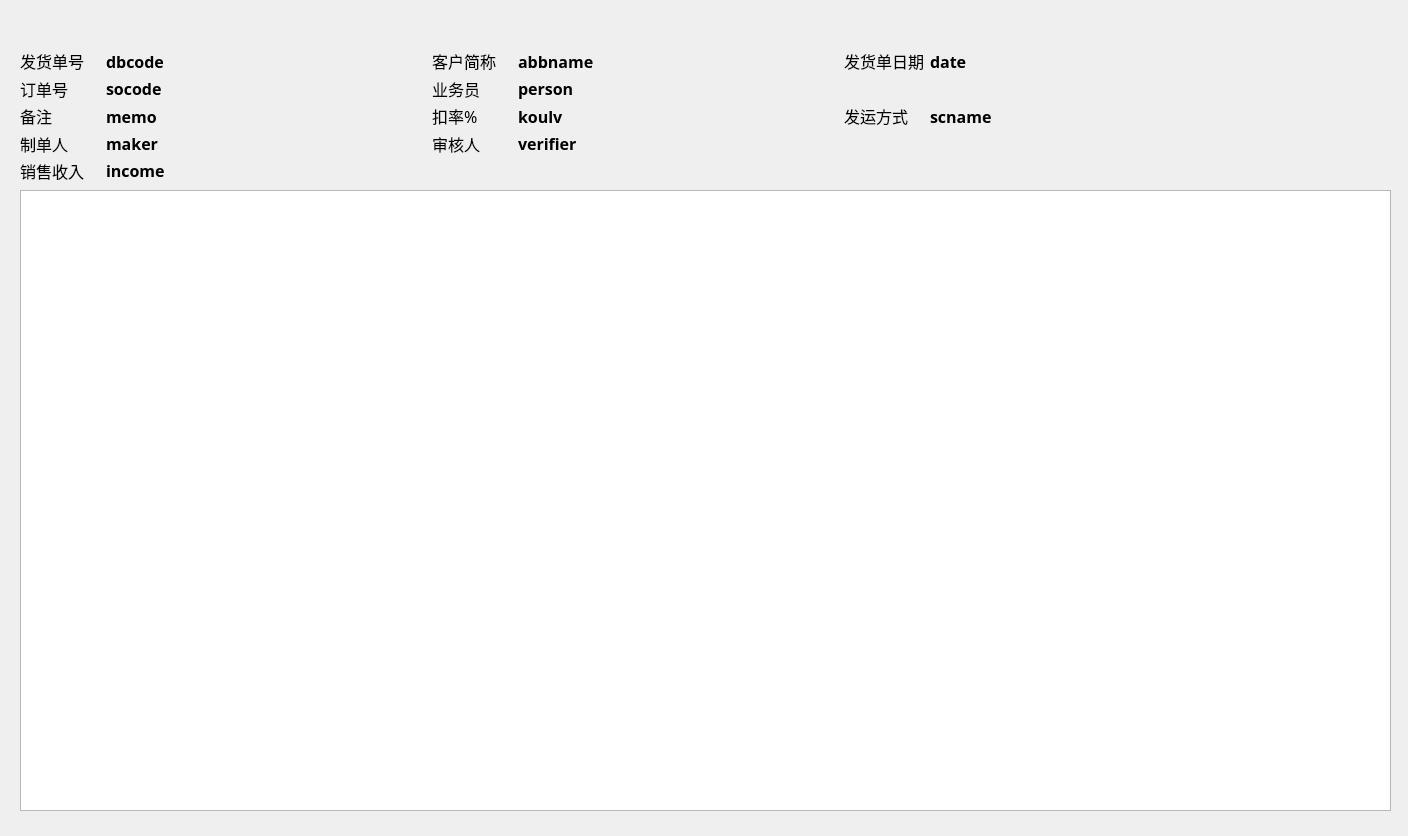
<?xml version="1.0" encoding="UTF-8"?>
<ui version="4.0">
 <class>Sales_DB_Detail</class>
 <widget class="QWidget" name="Sales_DB_Detail">
  <property name="geometry">
   <rect>
    <x>0</x>
    <y>0</y>
    <width>1408</width>
    <height>836</height>
   </rect>
  </property>
  <property name="windowTitle">
   <string>Form</string>
  </property>
  <widget class="QWidget" name="layoutWidget">
   <property name="geometry">
    <rect>
     <x>20</x>
     <y>50</y>
     <width>1232</width>
     <height>131</height>
    </rect>
   </property>
   <layout class="QGridLayout" name="gridLayout">
    <item row="0" column="0">
     <widget class="QLabel" name="label">
      <property name="minimumSize">
       <size>
        <width>80</width>
        <height>0</height>
       </size>
      </property>
      <property name="maximumSize">
       <size>
        <width>80</width>
        <height>16777215</height>
       </size>
      </property>
      <property name="font">
       <font>
        <family>宋体</family>
        <pointsize>12</pointsize>
       </font>
      </property>
      <property name="text">
       <string>发货单号</string>
      </property>
     </widget>
    </item>
    <item row="0" column="1">
     <widget class="QLabel" name="label_dbcode">
      <property name="minimumSize">
       <size>
        <width>320</width>
        <height>0</height>
       </size>
      </property>
      <property name="maximumSize">
       <size>
        <width>320</width>
        <height>16777215</height>
       </size>
      </property>
      <property name="palette">
       <palette>
        <active>
         <colorrole role="WindowText">
          <brush brushstyle="SolidPattern">
           <color alpha="255">
            <red>0</red>
            <green>0</green>
            <blue>0</blue>
           </color>
          </brush>
         </colorrole>
         <colorrole role="Text">
          <brush brushstyle="SolidPattern">
           <color alpha="255">
            <red>0</red>
            <green>0</green>
            <blue>0</blue>
           </color>
          </brush>
         </colorrole>
        </active>
        <inactive>
         <colorrole role="WindowText">
          <brush brushstyle="SolidPattern">
           <color alpha="255">
            <red>0</red>
            <green>0</green>
            <blue>0</blue>
           </color>
          </brush>
         </colorrole>
         <colorrole role="Text">
          <brush brushstyle="SolidPattern">
           <color alpha="255">
            <red>0</red>
            <green>0</green>
            <blue>0</blue>
           </color>
          </brush>
         </colorrole>
        </inactive>
        <disabled>
         <colorrole role="WindowText">
          <brush brushstyle="SolidPattern">
           <color alpha="255">
            <red>120</red>
            <green>120</green>
            <blue>120</blue>
           </color>
          </brush>
         </colorrole>
         <colorrole role="Text">
          <brush brushstyle="SolidPattern">
           <color alpha="255">
            <red>120</red>
            <green>120</green>
            <blue>120</blue>
           </color>
          </brush>
         </colorrole>
        </disabled>
       </palette>
      </property>
      <property name="font">
       <font>
        <family>宋体</family>
        <pointsize>12</pointsize>
        <weight>75</weight>
        <bold>true</bold>
       </font>
      </property>
      <property name="text">
       <string>dbcode</string>
      </property>
     </widget>
    </item>
    <item row="0" column="2">
     <widget class="QLabel" name="label_2">
      <property name="minimumSize">
       <size>
        <width>80</width>
        <height>0</height>
       </size>
      </property>
      <property name="maximumSize">
       <size>
        <width>80</width>
        <height>16777215</height>
       </size>
      </property>
      <property name="font">
       <font>
        <family>宋体</family>
        <pointsize>12</pointsize>
       </font>
      </property>
      <property name="text">
       <string>客户简称</string>
      </property>
     </widget>
    </item>
    <item row="0" column="3">
     <widget class="QLabel" name="label_soabbname">
      <property name="minimumSize">
       <size>
        <width>320</width>
        <height>0</height>
       </size>
      </property>
      <property name="maximumSize">
       <size>
        <width>320</width>
        <height>16777215</height>
       </size>
      </property>
      <property name="palette">
       <palette>
        <active>
         <colorrole role="WindowText">
          <brush brushstyle="SolidPattern">
           <color alpha="255">
            <red>0</red>
            <green>0</green>
            <blue>0</blue>
           </color>
          </brush>
         </colorrole>
        </active>
        <inactive>
         <colorrole role="WindowText">
          <brush brushstyle="SolidPattern">
           <color alpha="255">
            <red>0</red>
            <green>0</green>
            <blue>0</blue>
           </color>
          </brush>
         </colorrole>
        </inactive>
        <disabled>
         <colorrole role="WindowText">
          <brush brushstyle="SolidPattern">
           <color alpha="255">
            <red>120</red>
            <green>120</green>
            <blue>120</blue>
           </color>
          </brush>
         </colorrole>
        </disabled>
       </palette>
      </property>
      <property name="font">
       <font>
        <family>宋体</family>
        <pointsize>12</pointsize>
        <weight>75</weight>
        <bold>true</bold>
       </font>
      </property>
      <property name="text">
       <string>abbname</string>
      </property>
     </widget>
    </item>
    <item row="0" column="4">
     <widget class="QLabel" name="label_4">
      <property name="minimumSize">
       <size>
        <width>80</width>
        <height>0</height>
       </size>
      </property>
      <property name="maximumSize">
       <size>
        <width>80</width>
        <height>16777215</height>
       </size>
      </property>
      <property name="font">
       <font>
        <family>宋体</family>
        <pointsize>12</pointsize>
       </font>
      </property>
      <property name="text">
       <string>发货单日期</string>
      </property>
     </widget>
    </item>
    <item row="0" column="5">
     <widget class="QLabel" name="label_date">
      <property name="minimumSize">
       <size>
        <width>320</width>
        <height>0</height>
       </size>
      </property>
      <property name="maximumSize">
       <size>
        <width>320</width>
        <height>16777215</height>
       </size>
      </property>
      <property name="palette">
       <palette>
        <active>
         <colorrole role="WindowText">
          <brush brushstyle="SolidPattern">
           <color alpha="255">
            <red>0</red>
            <green>0</green>
            <blue>0</blue>
           </color>
          </brush>
         </colorrole>
        </active>
        <inactive>
         <colorrole role="WindowText">
          <brush brushstyle="SolidPattern">
           <color alpha="255">
            <red>0</red>
            <green>0</green>
            <blue>0</blue>
           </color>
          </brush>
         </colorrole>
        </inactive>
        <disabled>
         <colorrole role="WindowText">
          <brush brushstyle="SolidPattern">
           <color alpha="255">
            <red>120</red>
            <green>120</green>
            <blue>120</blue>
           </color>
          </brush>
         </colorrole>
        </disabled>
       </palette>
      </property>
      <property name="font">
       <font>
        <family>宋体</family>
        <pointsize>12</pointsize>
        <weight>75</weight>
        <bold>true</bold>
       </font>
      </property>
      <property name="text">
       <string>date</string>
      </property>
     </widget>
    </item>
    <item row="1" column="0">
     <widget class="QLabel" name="label_3">
      <property name="minimumSize">
       <size>
        <width>80</width>
        <height>0</height>
       </size>
      </property>
      <property name="maximumSize">
       <size>
        <width>80</width>
        <height>16777215</height>
       </size>
      </property>
      <property name="font">
       <font>
        <family>宋体</family>
        <pointsize>12</pointsize>
       </font>
      </property>
      <property name="text">
       <string>订单号</string>
      </property>
     </widget>
    </item>
    <item row="1" column="1">
     <widget class="QLabel" name="label_socode">
      <property name="minimumSize">
       <size>
        <width>320</width>
        <height>0</height>
       </size>
      </property>
      <property name="maximumSize">
       <size>
        <width>320</width>
        <height>16777215</height>
       </size>
      </property>
      <property name="palette">
       <palette>
        <active>
         <colorrole role="WindowText">
          <brush brushstyle="SolidPattern">
           <color alpha="255">
            <red>0</red>
            <green>0</green>
            <blue>0</blue>
           </color>
          </brush>
         </colorrole>
        </active>
        <inactive>
         <colorrole role="WindowText">
          <brush brushstyle="SolidPattern">
           <color alpha="255">
            <red>0</red>
            <green>0</green>
            <blue>0</blue>
           </color>
          </brush>
         </colorrole>
        </inactive>
        <disabled>
         <colorrole role="WindowText">
          <brush brushstyle="SolidPattern">
           <color alpha="255">
            <red>120</red>
            <green>120</green>
            <blue>120</blue>
           </color>
          </brush>
         </colorrole>
        </disabled>
       </palette>
      </property>
      <property name="font">
       <font>
        <family>宋体</family>
        <pointsize>12</pointsize>
        <weight>75</weight>
        <bold>true</bold>
       </font>
      </property>
      <property name="text">
       <string>socode</string>
      </property>
     </widget>
    </item>
    <item row="1" column="2">
     <widget class="QLabel" name="label_11">
      <property name="minimumSize">
       <size>
        <width>80</width>
        <height>0</height>
       </size>
      </property>
      <property name="maximumSize">
       <size>
        <width>80</width>
        <height>16777215</height>
       </size>
      </property>
      <property name="font">
       <font>
        <family>宋体</family>
        <pointsize>12</pointsize>
       </font>
      </property>
      <property name="text">
       <string>业务员</string>
      </property>
     </widget>
    </item>
    <item row="1" column="3">
     <widget class="QLabel" name="label_person">
      <property name="minimumSize">
       <size>
        <width>320</width>
        <height>0</height>
       </size>
      </property>
      <property name="maximumSize">
       <size>
        <width>320</width>
        <height>16777215</height>
       </size>
      </property>
      <property name="palette">
       <palette>
        <active>
         <colorrole role="WindowText">
          <brush brushstyle="SolidPattern">
           <color alpha="255">
            <red>0</red>
            <green>0</green>
            <blue>0</blue>
           </color>
          </brush>
         </colorrole>
        </active>
        <inactive>
         <colorrole role="WindowText">
          <brush brushstyle="SolidPattern">
           <color alpha="255">
            <red>0</red>
            <green>0</green>
            <blue>0</blue>
           </color>
          </brush>
         </colorrole>
        </inactive>
        <disabled>
         <colorrole role="WindowText">
          <brush brushstyle="SolidPattern">
           <color alpha="255">
            <red>120</red>
            <green>120</green>
            <blue>120</blue>
           </color>
          </brush>
         </colorrole>
        </disabled>
       </palette>
      </property>
      <property name="font">
       <font>
        <family>宋体</family>
        <pointsize>12</pointsize>
        <weight>75</weight>
        <bold>true</bold>
       </font>
      </property>
      <property name="text">
       <string>person</string>
      </property>
     </widget>
    </item>
    <item row="2" column="0">
     <widget class="QLabel" name="label_8">
      <property name="minimumSize">
       <size>
        <width>80</width>
        <height>0</height>
       </size>
      </property>
      <property name="maximumSize">
       <size>
        <width>80</width>
        <height>16777215</height>
       </size>
      </property>
      <property name="font">
       <font>
        <family>宋体</family>
        <pointsize>12</pointsize>
       </font>
      </property>
      <property name="text">
       <string>备注</string>
      </property>
     </widget>
    </item>
    <item row="2" column="1">
     <widget class="QLabel" name="label_memo">
      <property name="minimumSize">
       <size>
        <width>320</width>
        <height>0</height>
       </size>
      </property>
      <property name="maximumSize">
       <size>
        <width>320</width>
        <height>16777215</height>
       </size>
      </property>
      <property name="palette">
       <palette>
        <active>
         <colorrole role="WindowText">
          <brush brushstyle="SolidPattern">
           <color alpha="255">
            <red>0</red>
            <green>0</green>
            <blue>0</blue>
           </color>
          </brush>
         </colorrole>
        </active>
        <inactive>
         <colorrole role="WindowText">
          <brush brushstyle="SolidPattern">
           <color alpha="255">
            <red>0</red>
            <green>0</green>
            <blue>0</blue>
           </color>
          </brush>
         </colorrole>
        </inactive>
        <disabled>
         <colorrole role="WindowText">
          <brush brushstyle="SolidPattern">
           <color alpha="255">
            <red>120</red>
            <green>120</green>
            <blue>120</blue>
           </color>
          </brush>
         </colorrole>
        </disabled>
       </palette>
      </property>
      <property name="font">
       <font>
        <family>宋体</family>
        <pointsize>12</pointsize>
        <weight>75</weight>
        <bold>true</bold>
       </font>
      </property>
      <property name="text">
       <string>memo</string>
      </property>
     </widget>
    </item>
    <item row="2" column="2">
     <widget class="QLabel" name="label_10">
      <property name="minimumSize">
       <size>
        <width>80</width>
        <height>0</height>
       </size>
      </property>
      <property name="maximumSize">
       <size>
        <width>80</width>
        <height>16777215</height>
       </size>
      </property>
      <property name="font">
       <font>
        <family>宋体</family>
        <pointsize>12</pointsize>
       </font>
      </property>
      <property name="text">
       <string>扣率%</string>
      </property>
     </widget>
    </item>
    <item row="2" column="3">
     <widget class="QLabel" name="label_koulv">
      <property name="minimumSize">
       <size>
        <width>320</width>
        <height>0</height>
       </size>
      </property>
      <property name="maximumSize">
       <size>
        <width>320</width>
        <height>16777215</height>
       </size>
      </property>
      <property name="palette">
       <palette>
        <active>
         <colorrole role="WindowText">
          <brush brushstyle="SolidPattern">
           <color alpha="255">
            <red>0</red>
            <green>0</green>
            <blue>0</blue>
           </color>
          </brush>
         </colorrole>
        </active>
        <inactive>
         <colorrole role="WindowText">
          <brush brushstyle="SolidPattern">
           <color alpha="255">
            <red>0</red>
            <green>0</green>
            <blue>0</blue>
           </color>
          </brush>
         </colorrole>
        </inactive>
        <disabled>
         <colorrole role="WindowText">
          <brush brushstyle="SolidPattern">
           <color alpha="255">
            <red>120</red>
            <green>120</green>
            <blue>120</blue>
           </color>
          </brush>
         </colorrole>
        </disabled>
       </palette>
      </property>
      <property name="font">
       <font>
        <family>宋体</family>
        <pointsize>12</pointsize>
        <weight>75</weight>
        <bold>true</bold>
       </font>
      </property>
      <property name="text">
       <string>koulv</string>
      </property>
     </widget>
    </item>
    <item row="2" column="4">
     <widget class="QLabel" name="label_6">
      <property name="minimumSize">
       <size>
        <width>80</width>
        <height>0</height>
       </size>
      </property>
      <property name="maximumSize">
       <size>
        <width>80</width>
        <height>16777215</height>
       </size>
      </property>
      <property name="font">
       <font>
        <family>宋体</family>
        <pointsize>12</pointsize>
       </font>
      </property>
      <property name="text">
       <string>发运方式</string>
      </property>
     </widget>
    </item>
    <item row="2" column="5">
     <widget class="QLabel" name="label_scname">
      <property name="minimumSize">
       <size>
        <width>320</width>
        <height>0</height>
       </size>
      </property>
      <property name="maximumSize">
       <size>
        <width>320</width>
        <height>16777215</height>
       </size>
      </property>
      <property name="palette">
       <palette>
        <active>
         <colorrole role="WindowText">
          <brush brushstyle="SolidPattern">
           <color alpha="255">
            <red>0</red>
            <green>0</green>
            <blue>0</blue>
           </color>
          </brush>
         </colorrole>
        </active>
        <inactive>
         <colorrole role="WindowText">
          <brush brushstyle="SolidPattern">
           <color alpha="255">
            <red>0</red>
            <green>0</green>
            <blue>0</blue>
           </color>
          </brush>
         </colorrole>
        </inactive>
        <disabled>
         <colorrole role="WindowText">
          <brush brushstyle="SolidPattern">
           <color alpha="255">
            <red>120</red>
            <green>120</green>
            <blue>120</blue>
           </color>
          </brush>
         </colorrole>
        </disabled>
       </palette>
      </property>
      <property name="font">
       <font>
        <family>宋体</family>
        <pointsize>12</pointsize>
        <weight>75</weight>
        <bold>true</bold>
       </font>
      </property>
      <property name="text">
       <string>scname</string>
      </property>
     </widget>
    </item>
    <item row="3" column="0">
     <widget class="QLabel" name="label_9">
      <property name="minimumSize">
       <size>
        <width>80</width>
        <height>0</height>
       </size>
      </property>
      <property name="maximumSize">
       <size>
        <width>80</width>
        <height>16777215</height>
       </size>
      </property>
      <property name="font">
       <font>
        <family>宋体</family>
        <pointsize>12</pointsize>
       </font>
      </property>
      <property name="text">
       <string>制单人</string>
      </property>
     </widget>
    </item>
    <item row="3" column="1">
     <widget class="QLabel" name="label_maker">
      <property name="minimumSize">
       <size>
        <width>320</width>
        <height>0</height>
       </size>
      </property>
      <property name="maximumSize">
       <size>
        <width>320</width>
        <height>16777215</height>
       </size>
      </property>
      <property name="palette">
       <palette>
        <active>
         <colorrole role="WindowText">
          <brush brushstyle="SolidPattern">
           <color alpha="255">
            <red>0</red>
            <green>0</green>
            <blue>0</blue>
           </color>
          </brush>
         </colorrole>
        </active>
        <inactive>
         <colorrole role="WindowText">
          <brush brushstyle="SolidPattern">
           <color alpha="255">
            <red>0</red>
            <green>0</green>
            <blue>0</blue>
           </color>
          </brush>
         </colorrole>
        </inactive>
        <disabled>
         <colorrole role="WindowText">
          <brush brushstyle="SolidPattern">
           <color alpha="255">
            <red>120</red>
            <green>120</green>
            <blue>120</blue>
           </color>
          </brush>
         </colorrole>
        </disabled>
       </palette>
      </property>
      <property name="font">
       <font>
        <family>宋体</family>
        <pointsize>12</pointsize>
        <weight>75</weight>
        <bold>true</bold>
       </font>
      </property>
      <property name="text">
       <string>maker</string>
      </property>
     </widget>
    </item>
    <item row="3" column="2">
     <widget class="QLabel" name="label_7">
      <property name="minimumSize">
       <size>
        <width>80</width>
        <height>0</height>
       </size>
      </property>
      <property name="maximumSize">
       <size>
        <width>80</width>
        <height>16777215</height>
       </size>
      </property>
      <property name="font">
       <font>
        <family>宋体</family>
        <pointsize>12</pointsize>
       </font>
      </property>
      <property name="text">
       <string>审核人</string>
      </property>
     </widget>
    </item>
    <item row="3" column="3">
     <widget class="QLabel" name="label_verifier">
      <property name="minimumSize">
       <size>
        <width>320</width>
        <height>0</height>
       </size>
      </property>
      <property name="maximumSize">
       <size>
        <width>320</width>
        <height>16777215</height>
       </size>
      </property>
      <property name="palette">
       <palette>
        <active>
         <colorrole role="WindowText">
          <brush brushstyle="SolidPattern">
           <color alpha="255">
            <red>0</red>
            <green>0</green>
            <blue>0</blue>
           </color>
          </brush>
         </colorrole>
        </active>
        <inactive>
         <colorrole role="WindowText">
          <brush brushstyle="SolidPattern">
           <color alpha="255">
            <red>0</red>
            <green>0</green>
            <blue>0</blue>
           </color>
          </brush>
         </colorrole>
        </inactive>
        <disabled>
         <colorrole role="WindowText">
          <brush brushstyle="SolidPattern">
           <color alpha="255">
            <red>120</red>
            <green>120</green>
            <blue>120</blue>
           </color>
          </brush>
         </colorrole>
        </disabled>
       </palette>
      </property>
      <property name="font">
       <font>
        <family>宋体</family>
        <pointsize>12</pointsize>
        <weight>75</weight>
        <bold>true</bold>
       </font>
      </property>
      <property name="text">
       <string>verifier</string>
      </property>
     </widget>
    </item>
    <item row="4" column="0">
     <widget class="QLabel" name="label_14">
      <property name="minimumSize">
       <size>
        <width>80</width>
        <height>0</height>
       </size>
      </property>
      <property name="maximumSize">
       <size>
        <width>80</width>
        <height>16777215</height>
       </size>
      </property>
      <property name="font">
       <font>
        <family>宋体</family>
        <pointsize>12</pointsize>
       </font>
      </property>
      <property name="text">
       <string>销售收入</string>
      </property>
     </widget>
    </item>
    <item row="4" column="1">
     <widget class="QLabel" name="label_income">
      <property name="minimumSize">
       <size>
        <width>320</width>
        <height>0</height>
       </size>
      </property>
      <property name="maximumSize">
       <size>
        <width>320</width>
        <height>16777215</height>
       </size>
      </property>
      <property name="palette">
       <palette>
        <active>
         <colorrole role="WindowText">
          <brush brushstyle="SolidPattern">
           <color alpha="255">
            <red>0</red>
            <green>0</green>
            <blue>0</blue>
           </color>
          </brush>
         </colorrole>
        </active>
        <inactive>
         <colorrole role="WindowText">
          <brush brushstyle="SolidPattern">
           <color alpha="255">
            <red>0</red>
            <green>0</green>
            <blue>0</blue>
           </color>
          </brush>
         </colorrole>
        </inactive>
        <disabled>
         <colorrole role="WindowText">
          <brush brushstyle="SolidPattern">
           <color alpha="255">
            <red>120</red>
            <green>120</green>
            <blue>120</blue>
           </color>
          </brush>
         </colorrole>
        </disabled>
       </palette>
      </property>
      <property name="font">
       <font>
        <family>宋体</family>
        <pointsize>12</pointsize>
        <weight>75</weight>
        <bold>true</bold>
       </font>
      </property>
      <property name="text">
       <string>income</string>
      </property>
     </widget>
    </item>
   </layout>
  </widget>
  <widget class="QTableView" name="tableView">
   <property name="geometry">
    <rect>
     <x>20</x>
     <y>190</y>
     <width>1371</width>
     <height>621</height>
    </rect>
   </property>
   <property name="font">
    <font>
     <pointsize>9</pointsize>
    </font>
   </property>
   <property name="editTriggers">
    <set>QAbstractItemView::NoEditTriggers</set>
   </property>
   <attribute name="verticalHeaderVisible">
    <bool>false</bool>
   </attribute>
  </widget>
 </widget>
 <resources/>
 <connections/>
</ui>
